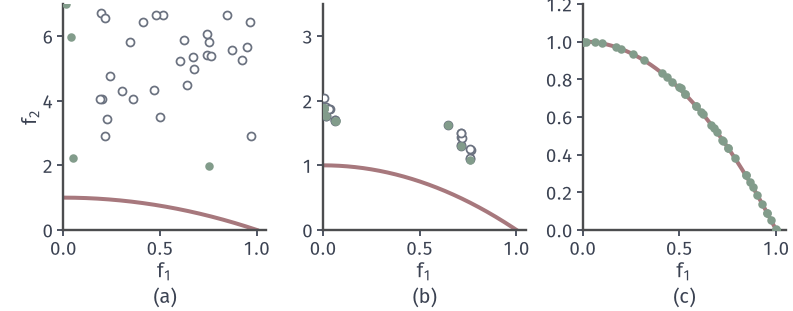

Reproduce this figure in Python.
from pathlib import Path
import sys
sys.path.insert(0, str(Path(__file__).resolve().parents[1]/"moo-common"))
from moo_fig import *
HERE = Path(__file__).resolve().parent
# NSGA-II on f1=x1, g=1+9*mean(x2..x5), f2=g(1-(f1/g)^2), x in [0,1]^5, population 40, 200 generations, seed 7.
rng = np.random.default_rng(7); n = 5; N = 40; T = 200
def evalf(X):
    f1 = X[:, 0]; g = 1+9*X[:, 1:].mean(axis=1); return np.c_[f1, g*(1-(f1/g)**2)]
def layers(F):
    N_ = len(F); S = [[] for _ in range(N_)]; c = np.zeros(N_, int); out = [[]]
    for p in range(N_):
        for q in range(N_):
            if np.all(F[p] <= F[q]) and np.any(F[p] < F[q]): S[p].append(q)
            elif np.all(F[q] <= F[p]) and np.any(F[q] < F[p]): c[p] += 1
        if c[p] == 0: out[0].append(p)
    while out[-1]:
        nxt = []
        for p in out[-1]:
            for q in S[p]:
                c[q] -= 1
                if c[q] == 0: nxt.append(q)
        out.append(nxt)
    return out[:-1]
def crowd(F, idx):
    d = dict.fromkeys(idx, 0.)
    for m in range(F.shape[1]):
        s = sorted(idx, key=lambda i: F[i, m]); span = F[s[-1], m]-F[s[0], m] or 1.
        d[s[0]] = d[s[-1]] = np.inf
        for a, b, c in zip(s, s[1:], s[2:]): d[b] += (F[c, m]-F[a, m])/span
    return d
def offspring(X, rank, dist):
    def pick():
        a, b = rng.integers(0, N, 2)
        return a if (rank[a], -dist[a]) < (rank[b], -dist[b]) else b
    C = []
    while len(C) < N:
        p1, p2 = X[pick()].copy(), X[pick()].copy(); ch = p1.copy()
        if rng.random() < .9:
            for j in range(n):
                if rng.random() < .5:
                    u = rng.random(); b = (2*u)**(1/16) if u <= .5 else (1/(2*(1-u)))**(1/16); ch[j] = .5*((1+b)*p1[j]+(1-b)*p2[j])
        for j in range(n):
            if rng.random() < 1/n:
                u = rng.random(); dl = (2*u)**(1/21)-1 if u < .5 else 1-(2*(1-u))**(1/21); ch[j] += dl
        C.append(np.clip(ch, 0, 1))
    return np.array(C)
def step(X):
    F = evalf(X); L = layers(F); rank = np.zeros(N, int); dist = np.zeros(N)
    for r, l in enumerate(L):
        d = crowd(F, l)
        for i in l: rank[i] = r; dist[i] = d[i]
    Y = offspring(X, rank, dist); R = np.vstack([X, Y]); FR = evalf(R); keep = []
    for l in layers(FR):
        if len(keep)+len(l) <= N: keep += l
        else:
            d = crowd(FR, l); keep += sorted(l, key=lambda i: -d[i])[:N-len(keep)]; break
    return R[keep]
def hv(F, r):
    Fn = np.array([p for p in F if np.all(p < r)])
    if len(Fn) == 0: return 0.
    L0 = layers(Fn)[0]; P = Fn[L0]; P = P[np.argsort(P[:, 0])]; xs = np.r_[P[:, 0], r[0]]
    return float(sum((xs[i+1]-xs[i])*(r[1]-P[i, 1]) for i in range(len(P))))
ref_x = np.linspace(0, 1, 2001); RF = np.c_[ref_x, 1-ref_x**2]
def igd(F): return float(np.mean([np.min(np.linalg.norm(F-p, axis=1)) for p in RF[::4]]))
X = rng.random((N, n)); hist = []; snaps = {}
for t in range(T+1):
    F = evalf(X); hist.append((hv(F, np.array([1.1, 1.1])), igd(F[layers(F)[0]]), len(layers(F)[0])))
    if t in (0, 10, 40, 200): snaps[t] = F.copy()
    if t < T: X = step(X)
hist = np.array(hist); import json; (HERE/'run.json').write_text(json.dumps({'hist': hist.tolist(), 'snaps': {str(k): v.tolist() for k, v in snaps.items()}}))
fig, axes = figure(width_mm=112, height_mm=44, ncols=3)
panels(fig, .08, .99, .985, .26, .28)
for ax, t, ym in zip(axes, (0, 10, 200), (7, 3.5, 1.2)):
    setup(ax, (0, 1.05), (0, ym), [0, .5, 1], None, yl='$f_2$' if t == 0 else '')
    ax.plot(ref_x, 1-ref_x**2, color=RED, lw=1.6, zorder=2)
    F = snaps[t]; nd = layers(F)[0]; ot = [i for i in range(N) if i not in nd]
    ax.plot(F[ot, 0], F[ot, 1], 'o', mfc='white', mec=MUTED, mew=.7, ms=3.2, zorder=3); ax.plot(F[nd, 0], F[nd, 1], 'o', color=GREEN, ms=3.4, mew=0, zorder=4)
tags(fig, axes)
save(fig, HERE, 'figure', {'hv_final': hist[-1, 0], 'igd_final': hist[-1, 1], 'nd_final': int(hist[-1, 2])}); print(hist[[0, 10, 40, 100, 200]])
